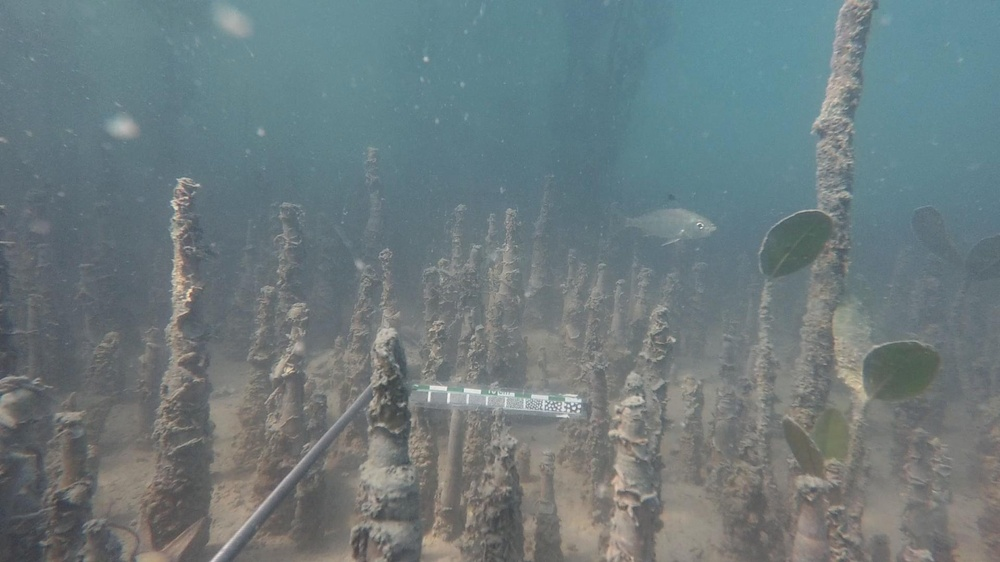
#> input picture Preprocessing/9870_Gerres_f000170.jpg, 1000 x 562 px, shrunk from 1920 x 1080 before the run, found by its file name
$ jupyter execute --allow-errors Enhancing_images.ipynb
#> lines starting #> are read from the running program, lines starting #| are printed output that depends on the picture
# Experiments with images

IMPORTANT!- Change local path to images wherever there is "image=..." in the code

Main questions: Which of the methods (brightness, contrast, color correction, saturation, hue, exposure), etc is best to use? Should we use a combination?

Run this cell first to import cv2 and to check if your image loads correctly.

[cell 1]
import cv2

# Escape each backslash with another backslash
image = cv2.imread('C:\\Users\\User\\OneDrive\\Documents\\Data Challenge 3\\DC-3-Group-12\\Preprocessing\\9870_Gerres_f000170.jpg')
#> image is the input picture: shape (562, 1000, 3); mean B, G, R 125.6, 122.8, 108.9

if image is None:
    print("Error: Could not load image. Check the file path.")
else:
    cv2.imshow('Image', image)
    cv2.waitKey(0)
    cv2.destroyAllWindows()

[cell 2]
import cv2

# Specify the path to your image
image_path = r'C:\Users\User\OneDrive\Documents\Data Challenge 3\DC-3-Group-12\Preprocessing\9908_Epinephelus_f000127.jpg'

# Load the image
image = cv2.imread(image_path)
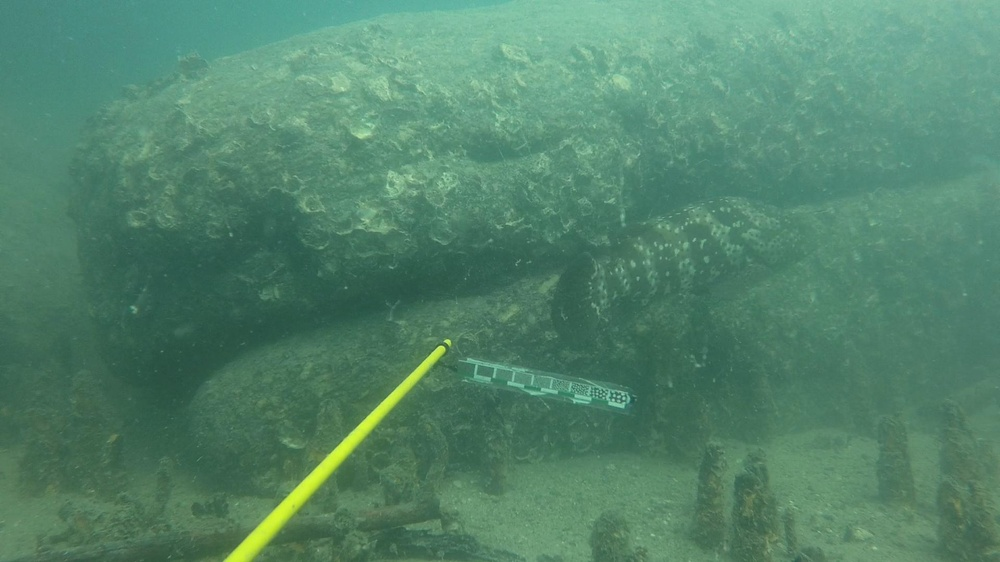
#> input picture Preprocessing/9908_Epinephelus_f000127.jpg, 1000 x 562 px, shrunk from 1920 x 1080 before the run, found by its file name
#> image is the input picture: shape (562, 1000, 3); mean B, G, R 107.4, 132.1, 83

# Display the image
cv2.imshow('Image', image)
cv2.waitKey(0)
cv2.destroyAllWindows()

This code just adds contrast and brightness

[cell 3]
alpha = 1.5  # Contrast control (1.0-3.0), >1 increases contrast, <1 decreases contrast
beta = 0   # Brightness control (0-100), >0 increases brightness, <0 decreases brightness

# Apply the adjustments to the image
adjusted_image = cv2.convertScaleAbs(image, alpha=alpha, beta=beta)

# Display the original and adjusted images side by side
cv2.imshow('Original Image', image)
cv2.imshow('Adjusted Brightness and Contrast Image', adjusted_image)

# Wait for a key press and close the windows
cv2.waitKey(0)
cv2.destroyAllWindows()

This code first checks the brightness and the contrast of the image and enhances them as needed based on a certain threshold.

[cell 4]
import cv2
import numpy as np

def calculate_brightness_contrast(image):
    # Convert image to grayscale for brightness calculation
    gray = cv2.cvtColor(image, cv2.COLOR_BGR2GRAY)
    # Calculate the mean brightness
    brightness = np.mean(gray)

    # Calculate contrast as the standard deviation of pixel values
    contrast = np.std(gray)

    return brightness, contrast

def adjust_brightness_contrast(image, target_brightness=128, target_contrast=64):
    brightness, contrast = calculate_brightness_contrast(image)

    # Calculate the adjustment factors, but constrain them to avoid extreme adjustments
    alpha = min(max(target_contrast / max(contrast, 1e-6), 0.5), 1.5)  # Adjust contrast, constrained between 0.5 and 1.5
    beta = min(max(target_brightness - brightness, -100), 100)  # Adjust brightness, constrained between -100 and 100

    # Apply the adjustments
    adjusted_image = cv2.convertScaleAbs(image, alpha=alpha, beta=beta)
    return adjusted_image

# Load the image
image_path = r'C:\Users\User\OneDrive\Documents\Data Challenge 3\DC-3-Group-12\Preprocessing\7393_F1_f000513.jpg'
image = cv2.imread(image_path)
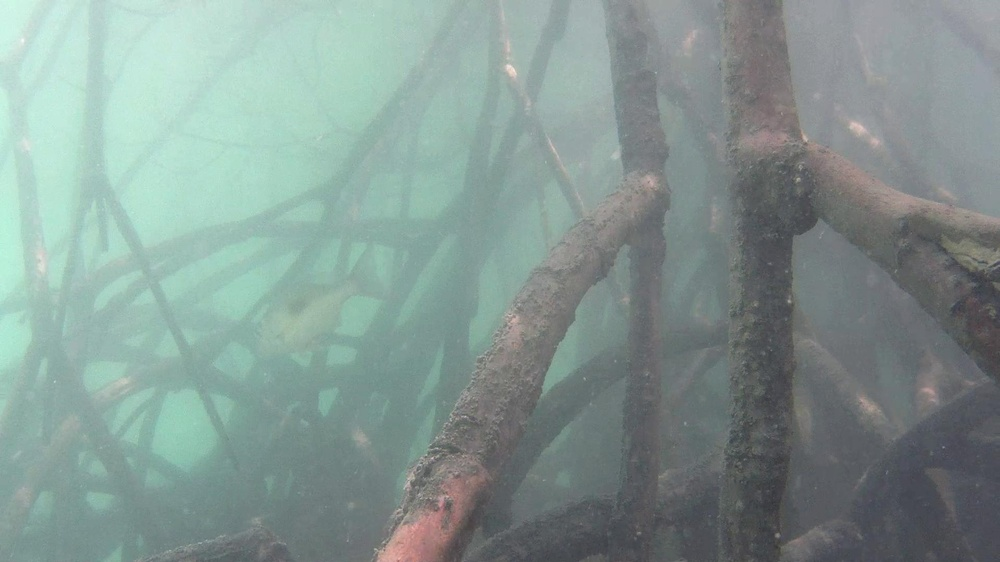
#> input picture Preprocessing/7393_F1_f000513.jpg, 1000 x 562 px, shrunk from 1920 x 1080 before the run, found by its file name
#> image is the input picture: shape (562, 1000, 3); mean B, G, R 146.7, 151.1, 132.8

if image is None:
    print("Error: Could not load image. Check the file path.")
else:
    # Calculate initial brightness and contrast
    initial_brightness, initial_contrast = calculate_brightness_contrast(image)
#> in calculate_brightness_contrast, `gray = cv2.cvtColor(image, cv2.COLOR_BGR2GRAY)`:
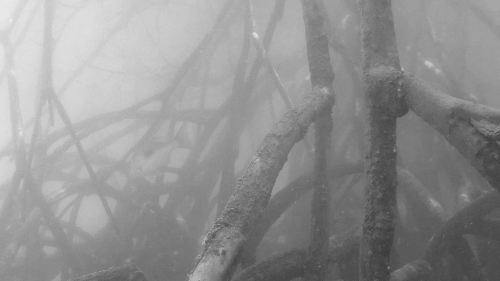
#> gray: shape (562, 1000) (shown at 1/2 size); min 52, max 249, mean 145.1
#> in calculate_brightness_contrast, `brightness = np.mean(gray)`: brightness = 145.1
#> in calculate_brightness_contrast, `contrast = np.std(gray)`: contrast = 40.02
#> initial_brightness = 145.1; initial_contrast = 40.02
    print(f"Initial Brightness: {initial_brightness:.2f}")
#| Initial Brightness: 145.08
    print(f"Initial Contrast: {initial_contrast:.2f}")
#| Initial Contrast: 40.02

    # Adjust brightness and contrast based on initial values
    adjusted_image = adjust_brightness_contrast(image)
#> in adjust_brightness_contrast, `brightness, contrast = calculate_brightness_contrast(image)`: brightness = 145.1; contrast = 40.02
#> in adjust_brightness_contrast, `alpha = min(max(target_contrast / max(contrast, 1e-6), 0.5), 1.5)`: alpha = 1.5
#> in adjust_brightness_contrast, `beta = min(max(target_brightness - brightness, -100), 100)`: beta = -17.08

    # Calculate adjusted brightness and contrast
    adjusted_brightness, adjusted_contrast = calculate_brightness_contrast(adjusted_image)
#> in calculate_brightness_contrast (call 3), `gray = cv2.cvtColor(image, cv2.COLOR_BGR2GRAY)`:
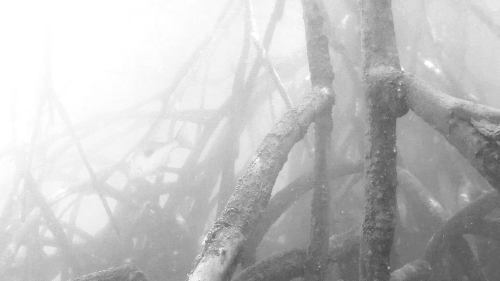
#> gray: shape (562, 1000) (shown at 1/2 size); min 61, max 255, mean 193
#> in calculate_brightness_contrast (call 3), `brightness = np.mean(gray)`: brightness = 193
#> in calculate_brightness_contrast (call 3), `contrast = np.std(gray)`: contrast = 49.72
#> adjusted_brightness = 193; adjusted_contrast = 49.72
    print(f"Adjusted Brightness: {adjusted_brightness:.2f}")
#| Adjusted Brightness: 193.01
    print(f"Adjusted Contrast: {adjusted_contrast:.2f}")
#| Adjusted Contrast: 49.72

    # Display the original and adjusted images
    cv2.imshow('Original Image', image)
    cv2.imshow('Adjusted Image', adjusted_image)

    # Wait for a key press and close the windows
    cv2.waitKey(0)
    cv2.destroyAllWindows()

This code is a combination of methods: adjust brightness, contrast, does Color Correction with
White Balance Adjustment: Underwater images often have a blue or green tint. Correcting white balance helps to restore natural colors.
Histogram Equalization: Equalize the histogram of each color channel (R, G, B) to balance color distribution. Also it applie Bilateral Filter: Smoothens the image while preserving edges, which is useful for reducing noise. It also adds . CLAHE (Contrast Limited Adaptive Histogram Equalization)
CLAHE enhances contrast in local regions of the image, improving details without over-amplifying noise. However using them all together is probably too much.

[cell 5]
import cv2
import numpy as np

# [7 lines left out: function calculate_brightness_contrast, not called in this run]

def adjust_brightness_contrast(image, alpha=1.5, beta=30):
    # Adjust brightness and contrast
    return cv2.convertScaleAbs(image, alpha=alpha, beta=beta)

def correct_white_balance(image):
    # Convert to LAB color space and apply CLAHE
    lab_image = cv2.cvtColor(image, cv2.COLOR_BGR2LAB)
    l, a, b = cv2.split(lab_image)
    clahe = cv2.createCLAHE(clipLimit=3.0, tileGridSize=(8, 8))
    l = clahe.apply(l)
    corrected_image = cv2.merge((l, a, b))
    return cv2.cvtColor(corrected_image, cv2.COLOR_LAB2BGR)

def apply_bilateral_filter(image):
    # Apply bilateral filter for smoothing
    return cv2.bilateralFilter(image, d=9, sigmaColor=75, sigmaSpace=75)

def apply_clahe(image):
    # Apply CLAHE to enhance local contrast
    lab_image = cv2.cvtColor(image, cv2.COLOR_BGR2LAB)
    l, a, b = cv2.split(lab_image)
    clahe = cv2.createCLAHE(clipLimit=3.0, tileGridSize=(8, 8))
    l_clahe = clahe.apply(l)
    enhanced_image = cv2.merge((l_clahe, a, b))
    return cv2.cvtColor(enhanced_image, cv2.COLOR_LAB2BGR)

# Load the underwater image
image_path = r'C:\Users\User\OneDrive\Documents\Data Challenge 3\DC-3-Group-12\Preprocessing\7393_F1_f000513.jpg'
image = cv2.imread(image_path)

if image is None:
    print("Error: Could not load image. Check the file path.")
else:
    # Adjust brightness and contrast
    adjusted_image = adjust_brightness_contrast(image)

    # Apply white balance correction
    wb_corrected_image = correct_white_balance(adjusted_image)

    # Apply CLAHE
    clahe_image = apply_clahe(wb_corrected_image)

    # Apply bilateral filter
    final_image = apply_bilateral_filter(clahe_image)

    # Display the original and enhanced images
    cv2.imshow('Original Image', image)
    cv2.imshow('Enhanced Image', final_image)

    # Wait for a key press and close the windows
    cv2.waitKey(0)
    cv2.destroyAllWindows()

This code enhances saturation. Saturation modifies the color intensity. Larger values apply greater variance.

[cell 6]
import cv2
import numpy as np

def enhance_saturation(image, saturation_scale=1.5):
    # Convert the image to HSV color space
    hsv_image = cv2.cvtColor(image, cv2.COLOR_BGR2HSV)

    # Split the channels
    h, s, v = cv2.split(hsv_image)

    # Scale the saturation channel
    s = s.astype(np.float32)  # Convert to float to prevent overflow
    s *= saturation_scale

    # Clip the values to ensure they stay within [0, 255] and convert back to uint8
    s = np.clip(s, 0, 255).astype(np.uint8)

    # Merge the channels back
    enhanced_hsv = cv2.merge([h, s, v])

    # Convert back to BGR color space
    enhanced_image = cv2.cvtColor(enhanced_hsv, cv2.COLOR_HSV2BGR)
    return enhanced_image

# Load the image
image_path = r'C:\Users\User\OneDrive\Documents\Data Challenge 3\DC-3-Group-12\Preprocessing\7393_F1_f000513.jpg'
image = cv2.imread(image_path)

if image is None:
    print("Error: Could not load image. Check the file path.")
else:
    # Enhance the saturation of the image
    enhanced_image = enhance_saturation(image, saturation_scale=1.5)
#> in enhance_saturation, `s *= saturation_scale`:
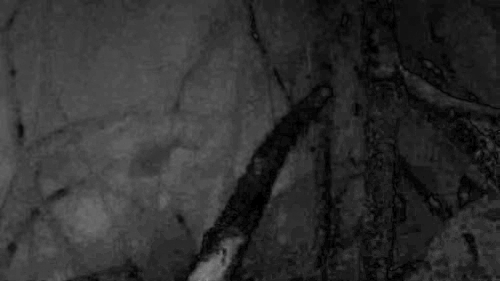
#> s: shape (562, 1000) float32 (shown at 1/2 size); min 0, max 142.5, mean 47.5

    # Display the original and enhanced images
    cv2.imshow('Original Image', image)
    cv2.imshow('Enhanced Saturation Image', enhanced_image)

    # Wait for a key press and close the windows
    cv2.waitKey(0)
    cv2.destroyAllWindows()

This code enhances exposure. (Exposure is kinda like a combination of brightness and contrast). Exposure determines the amount of black or white that is added to colors. The higher the value, the greater the variance, possibly making it appear as if the images were over-or under-exposed.

[cell 7]
import cv2
import numpy as np

def enhance_exposure(image, exposure_factor=1.2):
    # Convert the image to the LAB color space
    lab_image = cv2.cvtColor(image, cv2.COLOR_BGR2LAB)

    # Split the LAB image into separate channels
    l, a, b = cv2.split(lab_image)

    # Convert the L channel to float to avoid overflow
    l = l.astype(np.float32)

    # Enhance exposure by scaling the L channel
    l *= exposure_factor

    # Clip the values to [0, 255] and convert back to uint8
    l = np.clip(l, 0, 255).astype(np.uint8)

    # Merge the channels back
    enhanced_lab = cv2.merge((l, a, b))

    # Convert back to BGR color space
    enhanced_image = cv2.cvtColor(enhanced_lab, cv2.COLOR_LAB2BGR)
    return enhanced_image

# Load the image
image_path = r'C:\Users\User\OneDrive\Documents\Data Challenge 3\DC-3-Group-12\Preprocessing\7393_F1_f000513.jpg'
image = cv2.imread(image_path)

if image is None:
    print("Error: Could not load image. Check the file path.")
else:
    # Enhance the exposure of the image
    enhanced_image = enhance_exposure(image, exposure_factor=1.2)
#> in enhance_exposure, `enhanced_image = cv2.cvtColor(enhanced_lab, cv2.COLOR_LAB2BGR)`:
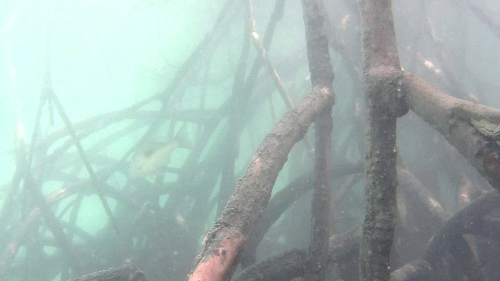
#> enhanced_image: shape (562, 1000, 3) (shown at 1/2 size); mean B, G, R 177.7, 181.2, 163.4

    # Display the original and enhanced images
    cv2.imshow('Original Image', image)
    cv2.imshow('Enhanced Exposure Image', enhanced_image)

    # Wait for a key press and close the windows
    cv2.waitKey(0)
    cv2.destroyAllWindows()

This code changes hue. Hue can be thought of as the “shade” of the colors in an image. The Hue augmentation changes the color channels of an input image at random, causing a model to explore several color schemes for objects and scenes in the image. This strategy is important for ensuring that a model does not memorize the colors of a given object or scene.

[cell 8]
import cv2
import numpy as np

def enhance_hue(image, hue_shift=30):
    # Convert the image to HSV color space
    hsv_image = cv2.cvtColor(image, cv2.COLOR_BGR2HSV)

    # Split the channels
    h, s, v = cv2.split(hsv_image)

    # Enhance the hue by adding the shift value
    h = h.astype(np.int32)  # Convert to int32 to avoid overflow
    h = (h + hue_shift) % 180  # Shift hue and wrap around using modulo operation
    h = h.astype(np.uint8)  # Convert back to uint8

    # Merge the channels back
    enhanced_hsv = cv2.merge([h, s, v])

    # Convert back to BGR color space
    enhanced_image = cv2.cvtColor(enhanced_hsv, cv2.COLOR_HSV2BGR)
    return enhanced_image

# Load the image
image_path = r'C:\Users\User\OneDrive\Documents\Data Challenge 3\DC-3-Group-12\Preprocessing\7393_F1_f000513.jpg'
image = cv2.imread(image_path)

if image is None:
    print("Error: Could not load image. Check the file path.")
else:
    # Enhance the hue of the image
    enhanced_image = enhance_hue(image, hue_shift=30)
#> in enhance_hue, `h = (h + hue_shift) % 180`:
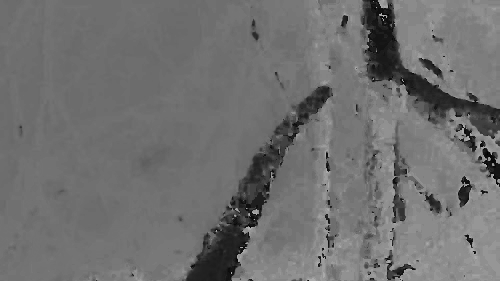
#> h: shape (562, 1000) int32 (shown at 1/2 size); min 0, max 176, mean 111.7

    # Display the original and enhanced images
    cv2.imshow('Original Image', image)
    cv2.imshow('Enhanced Hue Image', enhanced_image)

    # Wait for a key press and close the windows
    cv2.waitKey(0)
    cv2.destroyAllWindows()

These dont do anything

[cell 9]
import cv2
import numpy as np

# [4 lines left out: function adjust_brightness_contrast, not called in this run]

def apply_clahe(image):
    # Convert image to LAB color space
    lab_image = cv2.cvtColor(image, cv2.COLOR_BGR2LAB)
    l, a, b = cv2.split(lab_image)

    # Apply CLAHE to the L channel
    clahe = cv2.createCLAHE(clipLimit=2.0, tileGridSize=(8, 8))
    l_clahe = clahe.apply(l)

    # Merge the CLAHE-enhanced L channel back with A and B channels
    enhanced_image = cv2.merge((l_clahe, a, b))
    return cv2.cvtColor(enhanced_image, cv2.COLOR_LAB2BGR)

# [4 lines left out: function apply_denoising, not called in this run]

def selective_contrast(image):
    # Convert to LAB color space
    lab = cv2.cvtColor(image, cv2.COLOR_BGR2LAB)
    l, a, b = cv2.split(lab)

    # Selectively increase contrast in darker areas
    l_mask = l < 120  # Mask for darker areas
    l = np.where(l_mask, l * 1.2, l)  # Increase contrast in masked areas
    lab_adjusted = cv2.merge([l, a, b])

    # Convert back to BGR color space
    result = cv2.cvtColor(lab_adjusted, cv2.COLOR_LAB2BGR)
    return result

# Load the uploaded image
image_path = r'C:\Users\User\OneDrive\Documents\Data Challenge 3\DC-3-Group-12\Preprocessing\7393_F1_f000513.jpg'
image = cv2.imread(image_path)

#> (the rest of this cell did not finish here and is left out)

#> in apply_clahe, `l_clahe = clahe.apply(l)`:
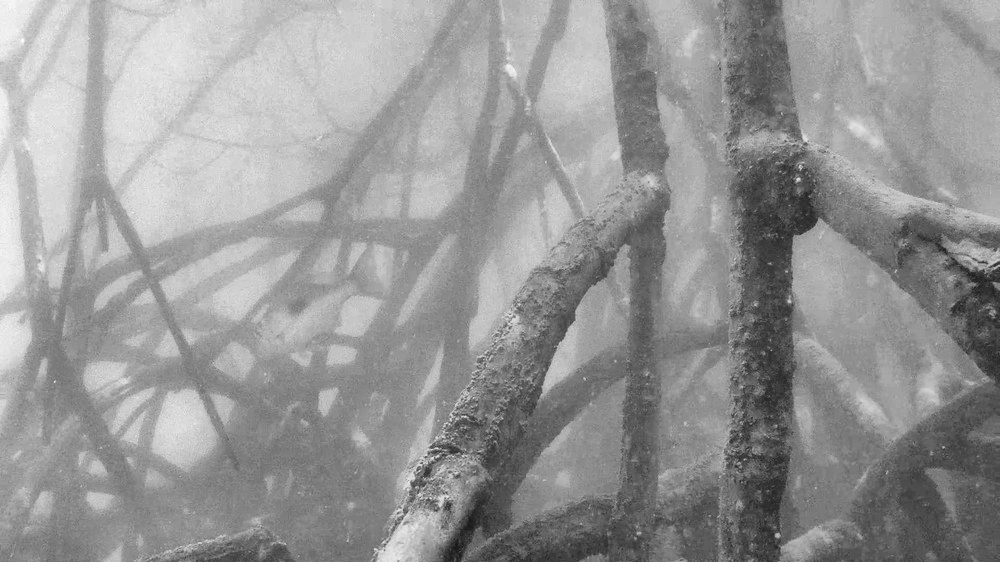
#> l_clahe: shape (562, 1000); min 23, max 252, mean 150.6

    # Step 2: Selective contrast enhancement
    selective_image = selective_contrast(clahe_image)

    # Step 3: Apply slight brightness/contrast adjustment
    adjusted_image = adjust_brightness_contrast(selective_image, alpha=1.1, beta=20)

    # Step 4: Apply denoising to smooth the image
    final_image = apply_denoising(adjusted_image)

    # Display the original and enhanced images side by side
    cv2.imshow('Original Image', image)
    cv2.imshow('Enhanced Image', final_image)

    # Wait for a key press and close the windows
    cv2.waitKey(0)
    cv2.destroyAllWindows()

[cell 10]
import cv2
import numpy as np

def adjust_brightness_contrast(image, alpha=1.2, beta=10):
    # Adjust brightness and contrast with clipping
    adjusted_image = cv2.convertScaleAbs(image, alpha=alpha, beta=beta)
    return adjusted_image

def apply_clahe(image):
    # Convert image to LAB color space
    lab_image = cv2.cvtColor(image, cv2.COLOR_BGR2LAB)
    l, a, b = cv2.split(lab_image)

    # Apply CLAHE to the L channel
    clahe = cv2.createCLAHE(clipLimit=2.0, tileGridSize=(8, 8))
    l_clahe = clahe.apply(l)

    # Merge the CLAHE-enhanced L channel back with A and B channels
    enhanced_image = cv2.merge((l_clahe, a, b))
    return cv2.cvtColor(enhanced_image, cv2.COLOR_LAB2BGR)

def apply_denoising(image):
    # Apply fast NlMeansDenoisingColored
    denoised_image = cv2.fastNlMeansDenoisingColored(image, None, 10, 10, 7, 21)
    return denoised_image

def selective_contrast(image):
    # Convert to LAB color space
    lab = cv2.cvtColor(image, cv2.COLOR_BGR2LAB)
    l, a, b = cv2.split(lab)

    # Ensure l is of type float32 for proper processing
    l = l.astype(np.float32)

    # Selectively increase contrast in darker areas
    l_mask = l < 120  # Mask for darker areas
    l = np.where(l_mask, l * 1.2, l)  # Increase contrast in masked areas

    # Clip values to ensure they stay within the 0-255 range
    l = np.clip(l, 0, 255).astype(np.uint8)  # Convert back to uint8 for merging

    # Merge the channels back
    lab_adjusted = cv2.merge([l, a, b])

    # Convert back to BGR color space
    result = cv2.cvtColor(lab_adjusted, cv2.COLOR_LAB2BGR)
    return result

# Load the uploaded image
image_path = r'C:\Users\User\OneDrive\Documents\Data Challenge 3\DC-3-Group-12\Preprocessing\7393_F1_f000513.jpg'
image = cv2.imread(image_path)

if image is None:
    print("Error: Could not load image. Check the file path.")
else:
    # Step 1: Apply CLAHE for better contrast
    clahe_image = apply_clahe(image)

    # Step 2: Selective contrast enhancement
    selective_image = selective_contrast(clahe_image)

    # Step 3: Apply slight brightness/contrast adjustment
    adjusted_image = adjust_brightness_contrast(selective_image, alpha=1.1, beta=20)
